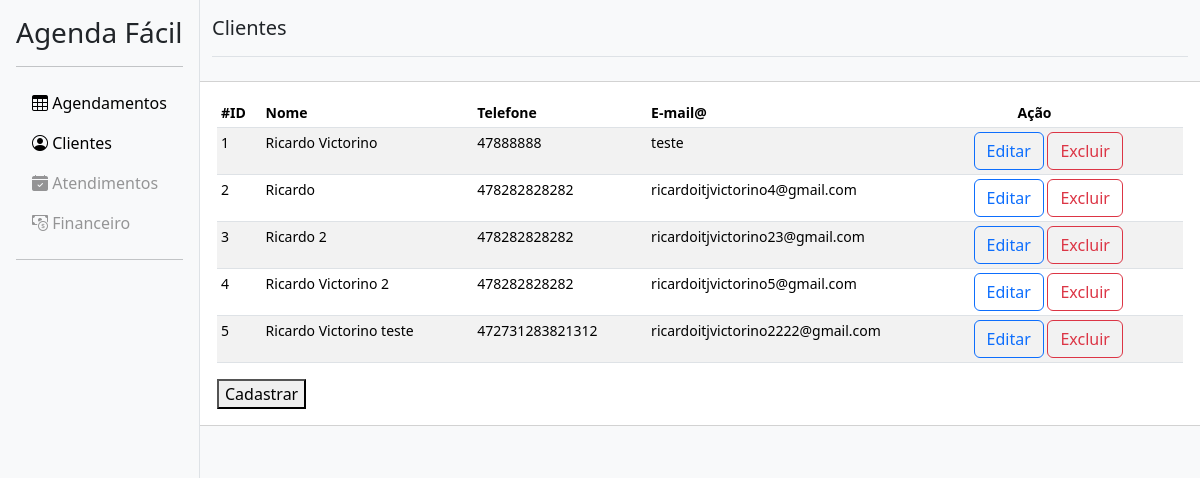
Before: /clientes with the older database file.
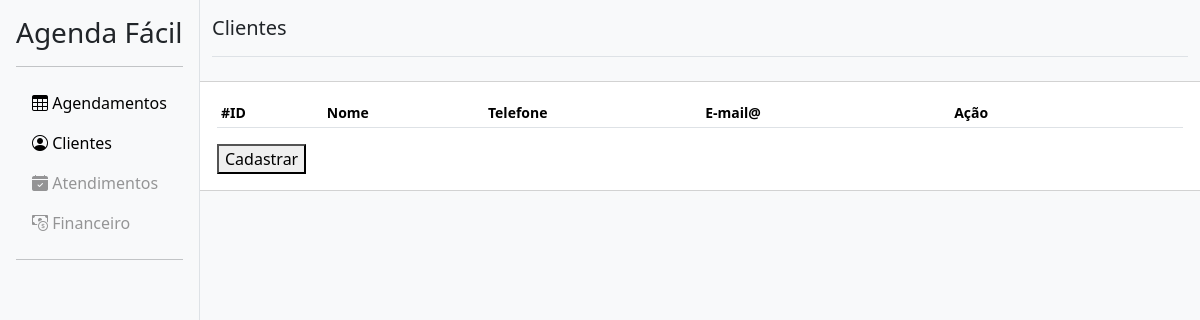
After: the same page with the newer database file.
### app.py (models this page shows, shortened)
class clientes(db.Model):
       id = db.Column(db.Integer, primary_key=True)
       nome = db.Column(db.String(50))
       telefone = db.Column(db.Integer)
       email = db.Column(db.String(50))

### app.py (the view)
@app.route('/clientes', methods=['GET', 'POST'])
def lista_clientes():
       return render_template('clientes.html',clientes=clientes.query.all())

### templates/clientes.html
{% extends 'base.html'%}
{% block conteudo %}
<main class="col-sm-12 bg-body-tertiary" id="main">
    <div class="container-fluid">
        <div class="d-flex justify-content-between flex-wrap flex-md-nowrap align-items-center pt-3 pb-2 mb-3 border-bottom"
            id="title">
            <h5>Clientes</h5>
        </div>
    </div>
    <div class="row my-4">
        <div class="card">
            <div class="card-body">
                <div cslass="col-sm-12">
                    <div class="table-responsive small">
                        <table class="table table-striped table-sm">
                            <thead>
                                <tr>
                                    <th scope="col">#ID</th>
                                    <th scope="col">Nome</th>
                                    <th scope="col">Telefone</th>
                                    <th scope="col">E-mail@</th>
                                    <th scope="col" style="padding-left: 3rem;">Ação</th>
                                </tr>
                            </thead>
                            <tbody>
                                {% for cliente in clientes %}
                                <tr>
                                    <td>{{cliente.id}}</td>
                                    <td>{{cliente.nome}}</td>
                                    <td>{{cliente.telefone}}</td>
                                    <td>{{cliente.email}}</td>
                                    <td>
                                        <form action="/cliente/{{cliente.id}}" method="GET" style="display: inline;">
                                            <button type="submit" class="btn btn-outline-primary">Editar</button>
                                        </form>
                                        <form action="/delete/{{cliente.id}}" method="POST" style="display: inline;">
                                            <button type="submit" class="btn btn-outline-danger">Excluir</button>
                                        </form>
                                    </td>
                                </tr>
                                {% endfor %}
                            </tbody>
                        </table>
                    </div>
                </div>
                <div class="btn-toolbar mb-2 mb-md-0">
                    <div class="btn-group me-2">
                        <button type="button" class="btn-success btn-bd-primary  "><a href="{{url_for('cria_cliente')}}"
                                class="nav-link link-body-emphasis">Cadastrar</a> </button>
                    </div>
                </div>
            </div>
        </div>
    </div>
    {% endblock conteudo %}

### templates/base.html (shortened to what this page needs)
<!doctype html>
<html lang="pt=br">
<head>
  <link href="https://cdn.jsdelivr.net/npm/bootstrap@5.3.2/dist/css/bootstrap.min.css" rel="stylesheet"
>
  <link rel="stylesheet" href="https://cdn.jsdelivr.net/npm/bootstrap-icons@1.11.3/font/bootstrap-icons.min.css">
  <link rel="stylesheet" href="https://cdnjs.cloudflare.com/ajax/libs/jqueryui/1.12.1/jquery-ui.css" />
  <link rel="stylesheet" href="/static/css/style.css">
  <link href="//rawgithub.com/indrimuska/jquery-editable-select/master/dist/jquery-editable-select.min.css"
    rel="stylesheet">
  <link rel="stylesheet" href="https://cdn.jsdelivr.net/npm/flatpickr/dist/flatpickr.min.css">
</head>
<body class="bg-body-tertiary">
  <aside class="collapse show collapse-horizontal col-sm-2 p-3 border-end bg-body-tertiary" id="collapseWidthExample">
    <span>
      <h3> Agenda Fácil </h3>
    </span>
      <hr>
      <ul class="nav nav-pills flex-column mb-auto">
        <li>
          <a href="{{url_for('agendamentos')}}" class="nav-link link-body-emphasis">
            <p class="bi bi-table" style="position:fixed;"> Agendamentos</p><br>
          </a>
        </li>
        <li>
          <a href="{{url_for('lista_clientes')}}" class="nav-link link-body-emphasis">
            <p class="bi bi-person-circle" style="position:fixed;"> Clientes</p><br>
          </a>
        </li>
        <li style="pointer-events: none; opacity:0.4;">
          <a href="{{url_for('lista_clientes')}}" class="nav-link link-body-emphasis">
            <p class="bi bi-calendar-check-fill" style="position:fixed;"> Atendimentos</p><br>
          </a>
        </li>
        <li style="pointer-events: none; opacity:0.4;">
          <a href="" class="nav-link link-body-emphasis">
            <p class="bi bi-cash-coin" style="position:fixed;"> Financeiro</p><br>
          </a>
        </li>
      </ul>
      <hr>
  </aside>
  <main class="col-sm-10 bg-body-tertiary" id="main">
    {% block conteudo %}
    {% endblock conteudo %}
  </main>
</body>
</html>

### static/css/style.css (style rules this page uses)
.bi { vertical-align: -.125em; fill: currentColor; }

### templates/base.html (style rules this page uses)
body { height: 100%; }
aside { position: fixed; overflow: auto; height: calc(100vh - 68px); justify-content: flex-start; align-self: flex-start; }
main { position: relative; overflow: auto; margin-left: auto; justify-content: flex-end; align-self: flex-end; }

Changed rows visible on the page:
removed clientes: id "1", nome "Ricardo Victorino", telefone "47888888", email "teste"
removed clientes: id "2", nome "Ricardo", telefone "478282828282", email "ricardoitjvictorino4@gmail.com"
removed clientes: id "3", nome "Ricardo 2", telefone "478282828282", email "ricardoitjvictorino23@gmail.com"
removed clientes: id "4", nome "Ricardo Victorino 2", telefone "478282828282", email "ricardoitjvictorino5@gmail.com"
removed clientes: id "5", nome "Ricardo Victorino teste", telefone "472731283821312", email "ricardoitjvictorino2222@gmail.com"
